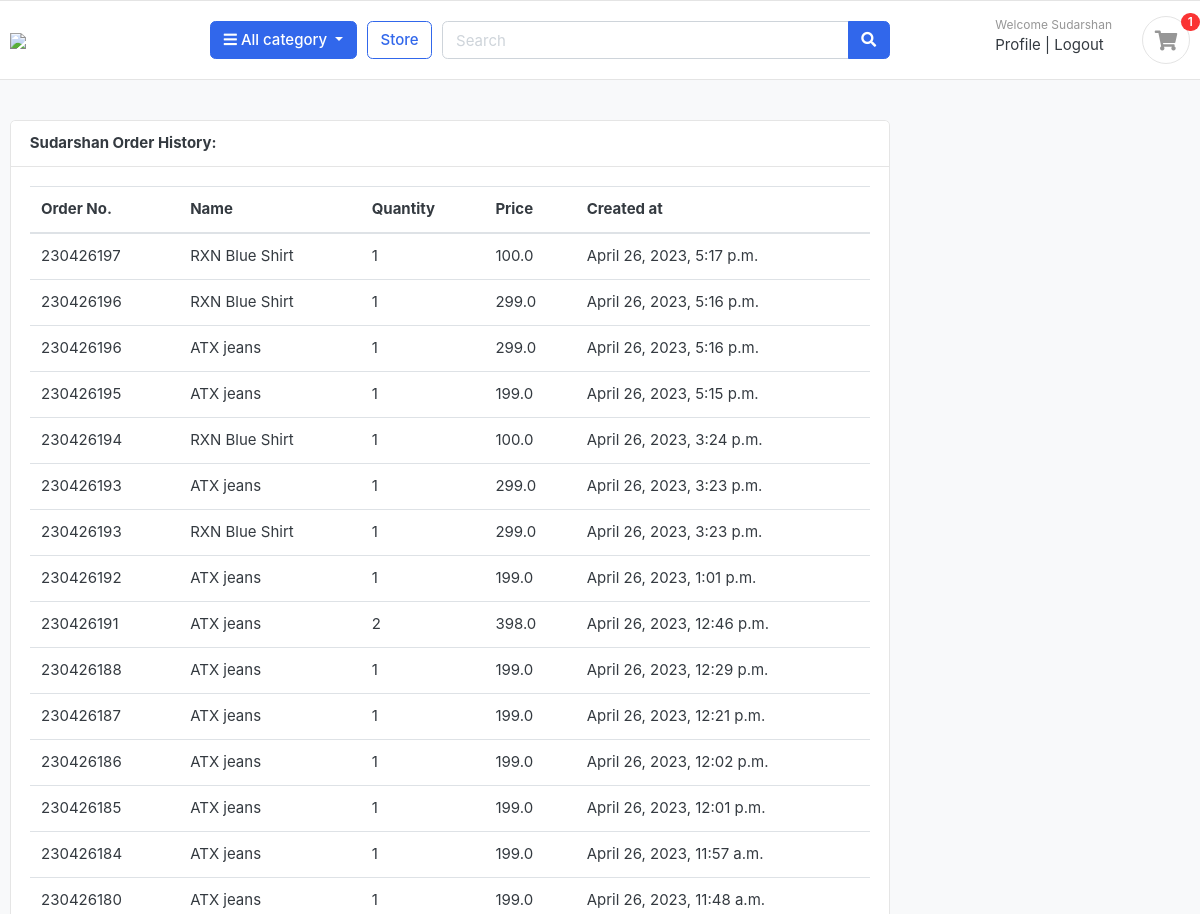
Page /accounts/my_orders/ (signed in, upper part) on the earlier database version.
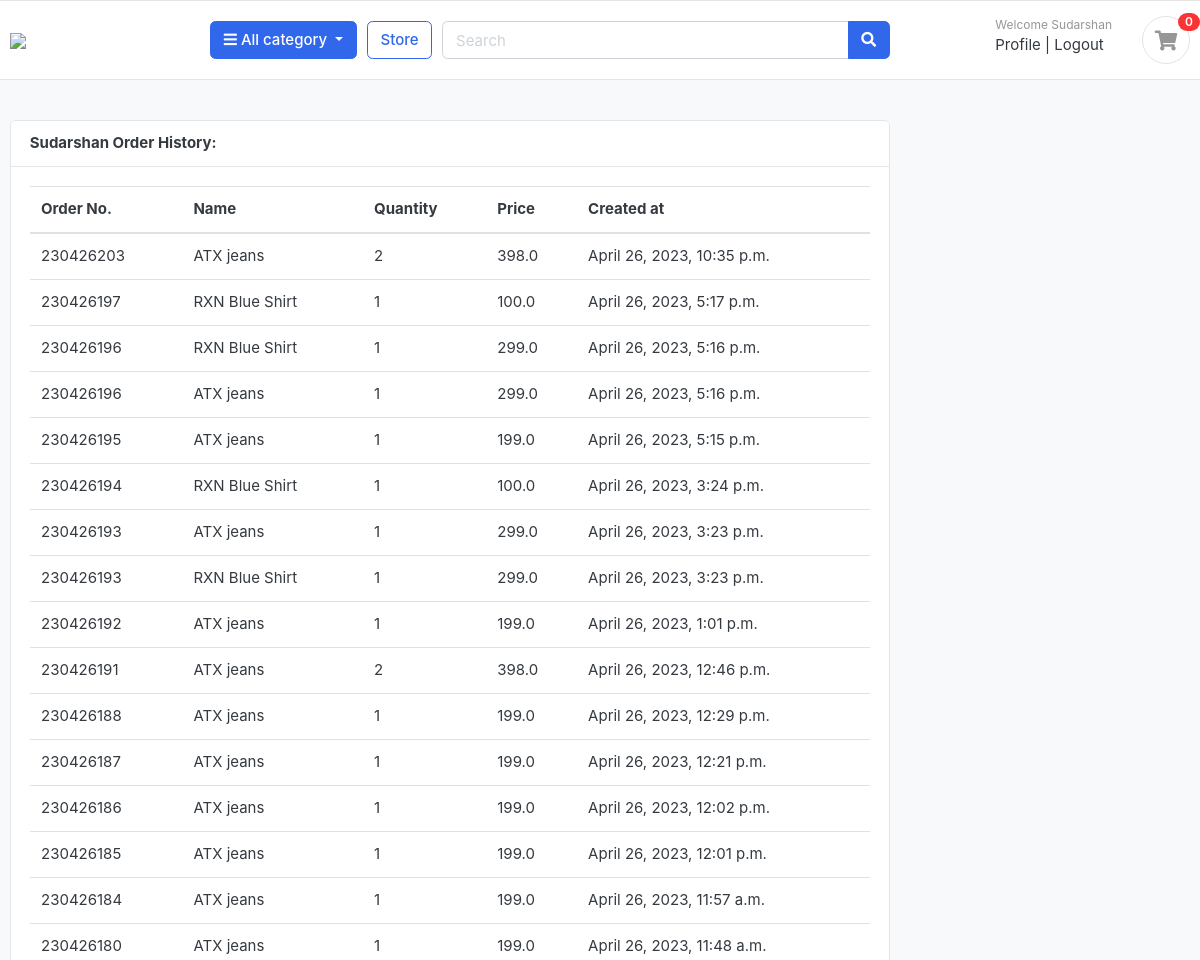
Same page on the later database version.
### store/models.py (models this page shows, shortened)
class Product(models.Model):
    product_name = models.CharField(max_length=200, unique=True)
    slug = models.SlugField(max_length=200, unique=True)
    description = models.TextField(max_length=500, blank=True)
    price = models.IntegerField()
    images = models.ImageField(upload_to='photos/products')
    stock = models.IntegerField()
    is_available = models.BooleanField(default=True)
    category = models.ForeignKey(Category, on_delete=models.CASCADE)
    created_date = models.DateTimeField(auto_now_add=True)
    modified_date = models.DateTimeField(auto_now=True)

### orders/models.py (models this page shows, shortened)
class Order(models.Model):
    STATUS = (
        ('New', 'New'),
        ('Accepted', 'Accepted'),
        ('Completed', 'Completed'),
        ('Cancelled', 'Cancelled'),
    )
    user = models.ForeignKey(Account, on_delete=models.SET_NULL, null=True)
    payment = models.ForeignKey(Payment, on_delete=models.SET_NULL, null=True, blank=True)
    order_number = models.CharField(max_length=20)
    first_name = models.CharField(max_length=50)
    last_name = models.CharField(max_length=50)
    phone = models.CharField(max_length=15)
    email = models.EmailField(max_length=50)
    address_line_1 = models.CharField(max_length=50)
    address_line_2 = models.CharField(max_length=50, blank=True)
    state = models.CharField(max_length=50)
    city = models.CharField(max_length=50)
    order_note = models.CharField(max_length=100, blank=True)
    order_total = models.FloatField()
    tax = models.FloatField()
    status = models.CharField(max_length=10, choices=STATUS, default='New')
    is_ordered = models.BooleanField(default=False)
    created_at = models.DateTimeField(auto_now_add=True)
    updated_at = models.DateTimeField(auto_now=True)

### accounts/views.py (the view)
# urls.py: path("my_orders/", views.my_orders, name="my_orders"),
@login_required(login_url="login")
def my_orders(request):
    orders = (
        Order.objects.filter(user=request.user, is_ordered=True)
        .order_by("-order_number")
        .select_related("payment")
    )
    order_products = (
        OrderProduct.objects.filter(order__in=orders)
        .prefetch_related("variations", "product")
        .order_by("-order")
    )
    order_product_details = []
    for order_product in order_products:
        order_product_detail = {
            "order_number": order_product.order.order_number,
            "product_name": order_product.product.product_name,
            "product_quantity": order_product.quantity,
            "price": order_product.order.order_total,
            "created_at": order_product.order.created_at,
        }
        order_product_details.append(order_product_detail)
    context = {"order_product_details": order_product_details, "orders": orders}
    return render(request, "accounts/my_orders.html", context)

### carts/context_processor.py (called while the page is built)
def counter(request):
    cart_count=0
    if 'admin' in request.path:
        return {}
    else:
        try:
            cart=Cart.objects.filter(cart_id=_cart_id(request))
            if request.user.is_authenticated:
                cart_items=CartItem.objects.all().filter(user=request.user)
            else:
                cart_items=CartItem.objects.all().filter(cart=cart[:1])
            for cart_item in cart_items:
                cart_count+=cart_item.quantity
        except Cart.DoesNotExist:
            cart_count=0
    return dict(cart_count=cart_count)

### carts/views.py (called while the page is built)
def _cart_id(request):  # this function will get the cart id and will use that cart id in add_cart function
    cart = request.session.session_key
    if not cart:
        cart = request.session.create()
    return cart

### category/context_processors.py (called while the page is built)
def menu_links(request):
    links=Category.objects.all()
    return dict(links=links)

### category/models.py (called while the page is built)
    def get_url(self):
        return reverse('products_by_categories',args=[self.slug])

### templates/accounts/my_orders.html (shortened to what this page needs)
{% extends 'base.html' %} {% block content %}
<section class="section-conten padding-y bg">
  <div class="container">
    <div class="row">
      <main class="col-md-9">
        <article class="card">
          <header class="card-header">
            <strong class="d-inline-block mr-3">{{request.user.first_name}} Order History:</strong>
          </header>
          <div class="card-body">
            <div class="row">
              <div class="col-md-12">
                <table class="table table-hover">
                    <thead>
                        <tr>
                            <th scope="col">Order No.</th>
                            <th scope="col">Name</th>
                            <th scope="col">Quantity</th>
                            <th scope="col">Price</th>
                            <th scope="col">Created at</th>
                        </tr>
                    </thead>
                    <tbody>
                        {% for order_product_detail in order_product_details %}
                        <tr>
                            <td>{{ order_product_detail.order_number }}</td>
                            <td>{{ order_product_detail.product_name }}</td>
                            <td>{{ order_product_detail.product_quantity }}</td>
                            <td>{{ order_product_detail.price }}</td>
                            <td>{{ order_product_detail.created_at }}</td>
                        </tr>
                        {% endfor %}
                    </tbody>
                </table>
              </div>
            </div>
          </div>
        </article>
      </main>
    </div>
  </div>
</section>
{% endblock %}

### templates/includes/navbar.html (shortened to what this page needs)
{%load static%}
<header class="section-header">
    <section class="header-main border-bottom">
        <div class="container">
    <div class="row align-items-center">
        <div class="col-lg-2 col-md-3 col-6">
            <a href="{%url 'home'%}" class="brand-wrap">
                <img class="logo" src="https://pbs.twimg.com/media/FutpaMIacAAhOjN?format=png&name=small">
            </a>
        </div>
        <div class="col-lg col-sm col-md col-6 flex-grow-0">
            <div class="category-wrap dropdown d-inline-block float-right">
                <button type="button" class="btn btn-primary dropdown-toggle" data-toggle="dropdown">
                    <i class="fa fa-bars"></i> All category
                </button>
            </div>
        </div>
        <a href="{%url 'store'%}" class="btn btn-outline-primary">Store</a>
        <div class="col-lg  col-md-6 col-sm-12 col">
            <form action="{%url 'search'%}" class="search" method="GET">
                <div class="input-group w-100">
                    <input type="text" class="form-control" style="width:60%;" placeholder="Search" name="keyword">
                    <div class="input-group-append">
                      <button class="btn btn-primary" type="submit">
                        <i class="fa fa-search"></i>
                      </button>
                    </div>
                </div>
            </form>
        </div>
        <div class="col-lg-3 col-sm-6 col-8 order-2 order-lg-3">
                    <div class="d-flex justify-content-end mb-3 mb-lg-0">
                        {%if user.id is None%}
                        <div class="widget-header">
                            <small class="title text-muted">Welcome guest!</small>
                            <div>
                                <a href="{%url 'login'%}">Sign in</a> <span class="dark-transp"> | </span>
                                <a href="{%url 'register'%}"> Register</a>
                            </div>
                        </div>
                        {%else%}
                        <div class="widget-header">
                            <small class="title text-muted">Welcome {{user.first_name}}</small>
                            <div>
                                <a href="{%url 'dashboard'%}">Profile</a> <span class="dark-transp"> | </span>
                                <a href="{%url 'logout'%}"> Logout</a>
                            </div>
                        </div>
                        {%endif%}
                        <a href="{%url 'cart'%}" class="widget-header pl-3 ml-3">
                            <div class="icon icon-sm rounded-circle border"><i class="fa fa-shopping-cart"></i></div>
                            <span class="badge badge-pill badge-danger notify">{{cart_count}}</span>
                        </a>
                    </div>
                </div>
    </div>
        </div>
    </section>
    </header>

Differences in the rows shown:
added Order: order_number "230426203", price "398.0", created_at "April 26, 2023, 10:35 p.m."
Other differences:
{{ cart_count }}: "1" → "0"
new list line: "ATX jeans"
new list line: "2"
